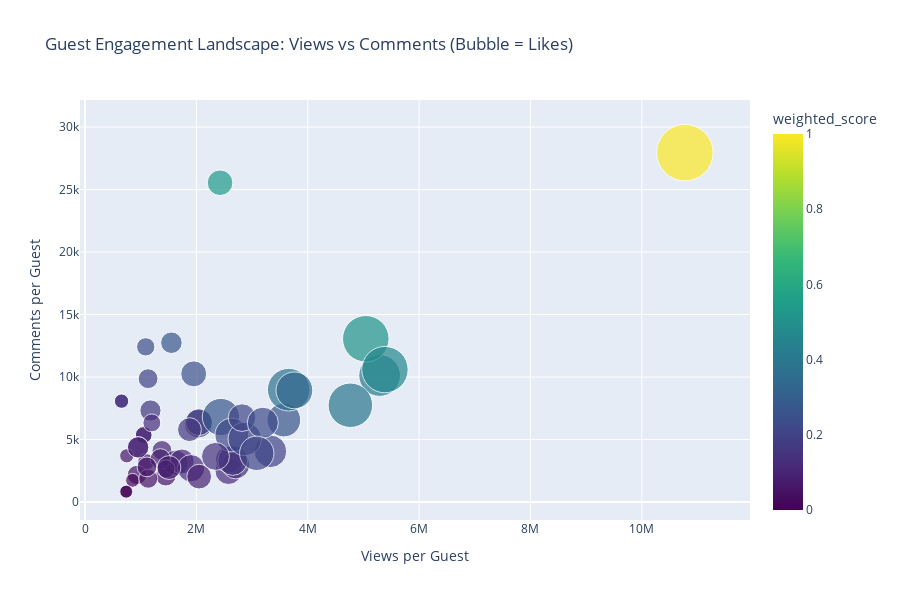

This figure's notebook cell:
### Code cell
#### Scatter (Bubble) Chart — “Engagement Landscape”

fig = px.scatter(
    guest_stats,
    x="views_per_guest",
    y="comments_per_guest",
    size="likes_per_guest",
    color="weighted_score",
    hover_name="guest",
    title="Guest Engagement Landscape: Views vs Comments (Bubble = Likes)",
    color_continuous_scale="Viridis",
    size_max=40
)
fig.update_layout(xaxis_title="Views per Guest", yaxis_title="Comments per Guest", height=600)
fig.show()

### Figure 1 — Plotly figure (JSON) as saved in the notebook; plotly's stock layout.template omitted (floating-point values rounded to 4 significant figures)
{"data": [{"hovertemplate": "<b>%{hovertext}</b><br><br>views_per_guest=%{x}<br>comments_per_guest=%{y}<br>likes_per_guest=%{marker.size}<br>weighted_score=%{marker.color}<extra></extra>", "hovertext": ["Alex Hormozi", "Amjad Masad", "Bret Weinstein", "Cathie Wood", "Charlie Houpert", "Chris Eubank Jr.", "Craig Robinson", "Daniel Priestley", "Deborah Frances-White", "Dr Anna Lembke", "Dr Benjamin Bikman", "Dr Bill von Hippel", "Dr Daniel Amen", "Dr Georgia Ede", "Dr Joe Dispenza", "Dr Jordan Peterson", "Dr Mohit Khera", "Dr Nathan Bryan", "Dr Peter Attia", "Dr Sarah Berry", "Dr Stacy Sims", "Dr Vonda Wright", "Dr. Courtney Conley", "Dr. Lisa Feldman Barrett", "Dr. Sara Szal", "Dr. Sarah Wakeman", "Dr. William Li", "Emma Grede", "Erica Komisar", "Esther Perel", "Evan Spiegel", "Evy Poumpouras", "Gary Stevenson", "Geoffrey Hinton", "Jeff Cavaliere", "Jefferson Fisher", "Jimmy Fallon", "Joe Navarro", "Konstantin Kisin", "Logan Ury", "Louise Perry", "Master Shi Heng Yi", "Michelle Obama", "Mike Dowd", "Morgan Housel", "MrBeast", "Paul Brunson", "Robert Greene", "Scott Galloway", "Simon Sinek", "Steven", "Vanessa Van Edwards", "Vinh Giang"], "legendgroup": "", "marker": {"color": [0.12, 0.1, 0.1, 0.42, 0.14, 0.1, 0.1, 0.27, 0.14, 0.51, 0.47, 0.06, 0.26, 0.19, 0.14, 0.18, 0.0, 0.27, 0.06, 0.06, 0.11, 0.16, 0.22, 0.11, 0.05, 0.09, 0.37, 0.02, 0.25, 0.16, 0.0, 0.12, 0.54, 1.0, 0.09, 0.39, 0.15, 0.2, 0.16, 0.24, 0.14, 0.21, 0.1, 0.07, 0.21, 0.33, 0.13, 0.05, 0.2, 0.23, 0.09, 0.07, 0.21], "coloraxis": "coloraxis", "size": [55220.0, 21220.0, 21220.0, 131300.0, 56660.0, 29590.0, 34440.0, 34770.0, 15550.0, 163200.0, 162000.0, 21070.0, 85810.0, 61490.0, 59210.0, 54180.0, 12730.0, 104500.0, 31920.0, 15170.0, 48760.0, 67080.0, 85970.0, 46730.0, 28360.0, 31200.0, 136600.0, 14480.0, 50660.0, 42800.0, 12770.0, 56380.0, 49340.0, 240900.0, 46120.0, 149000.0, 58840.0, 80060.0, 33750.0, 25400.0, 15550.0, 83670.0, 34440.0, 25140.0, 57470.0, 101900.0, 24060.0, 27580.0, 29580.0, 72590.0, 42860.0, 29340.0, 89190.0], "sizemode": "area", "sizeref": 150.5, "symbol": "circle"}, "mode": "markers", "name": "", "orientation": "v", "showlegend": false, "type": "scatter", "x": [2577000.0, 1054000.0, 1054000.0, 5292000.0, 2589000.0, 1382000.0, 954000.0, 1552000.0, 656200.0, 5043000.0, 5387000.0, 1096000.0, 3571000.0, 2038000.0, 2708000.0, 2047000.0, 729800.0, 2441000.0, 1451000.0, 749500.0, 1624000.0, 2654000.0, 2637000.0, 1739000.0, 933000.0, 1353000.0, 3659000.0, 854200.0, 1952000.0, 1876000.0, 743800.0, 1903000.0, 2426000.0, 10770000.0, 2050000.0, 4766000.0, 2343000.0, 3331000.0, 1176000.0, 1091000.0, 656200.0, 2869000.0, 954000.0, 1453000.0, 2820000.0, 3761000.0, 1200000.0, 1136000.0, 1133000.0, 3194000.0, 1508000.0, 1112000.0, 3085000.0], "xaxis": "x", "y": [2487.0, 5365.0, 5365.0, 10120.0, 3410.0, 4129.0, 4376.0, 12740.0, 8073.0, 13060.0, 10600.0, 3206.0, 6561.0, 6274.0, 2976.0, 6392.0, 826.0, 6803.0, 2108.0, 3700.0, 3137.0, 3329.0, 5365.0, 3249.0, 2168.0, 3456.0, 8991.0, 1738.0, 10260.0, 5794.0, 834.0, 2706.0, 25550.0, 27960.0, 2035.0, 7744.0, 3655.0, 4059.0, 7324.0, 12420.0, 8073.0, 5055.0, 4376.0, 2640.0, 6755.0, 8938.0, 6334.0, 1869.0, 9871.0, 6348.0, 2759.0, 2812.0, 3902.0], "yaxis": "y"}], "layout": {"coloraxis": {"colorbar": {"title": {"text": "weighted_score"}}, "colorscale": [[0, "#440154"], [0.1111, "#482878"], [0.2222, "#3e4989"], [0.3333, "#31688e"], [0.4444, "#26828e"], [0.5556, "#1f9e89"], [0.6667, "#35b779"], [0.7778, "#6ece58"], [0.8889, "#b5de2b"], [1, "#fde725"]]}, "height": 600, "legend": {"itemsizing": "constant", "tracegroupgap": 0}, "title": {"text": "Guest Engagement Landscape: Views vs Comments (Bubble = Likes)"}, "xaxis": {"anchor": "y", "domain": [0, 1], "title": {"text": "Views per Guest"}}, "yaxis": {"anchor": "x", "domain": [0, 1], "title": {"text": "Comments per Guest"}}}}
